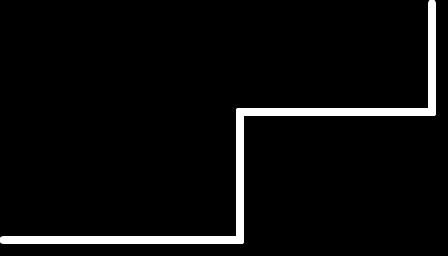

This game map was drawn from its Tiled (.tmx) file and the tilesets committed beside it. A one-line description and the full map source follow:
An orthogonal 14x8 tile map with 32x32 px tiles, 1 tile layer (Tile Layer 1) and 6 objects.

<map version="1.0" tiledversion="1.1.6" orientation="orthogonal" renderorder="right-down" width="14" height="8" tilewidth="32" tileheight="32" infinite="0" nextobjectid="9">
 <properties>
  <property name="hue" type="int" value="100" />
 </properties>
 <tileset firstgid="1" name="tileset" tilewidth="32" tileheight="32" tilecount="16" columns="16">
  <image source="../graphics/tileset.png" width="512" height="32" />
 </tileset>
 <layer name="Tile Layer 1" width="14" height="8">
  <data encoding="csv">
0,0,0,0,0,0,0,0,0,0,0,0,0,12,
0,0,0,0,0,0,0,0,0,0,0,0,0,11,
0,0,0,0,0,0,0,0,0,0,0,0,0,11,
0,0,0,0,0,0,0,8,3,3,3,3,3,5,
0,0,0,0,0,0,0,11,0,0,0,0,0,0,
0,0,0,0,0,0,0,11,0,0,0,0,0,0,
0,0,0,0,0,0,0,11,0,0,0,0,0,0,
2,3,3,3,3,3,3,5,0,0,0,0,0,0
</data>
 </layer>
 <objectgroup name="Player">
  <object id="1" x="96" y="204" width="32" height="32" />
 </objectgroup>
 <objectgroup name="Obstacles">
  <object id="3" x="428" y="-0.666667" width="7.33333" height="117" />
  <object id="4" x="235.667" y="108.333" width="192" height="8" />
  <object id="5" x="236" y="116.667" width="7.66667" height="127.333" />
  <object id="6" x="0.333333" y="235.667" width="236.333" height="8.33333" />
 </objectgroup>
 <objectgroup name="Finish">
  <object id="2" x="362" y="44" width="64" height="64" />
 </objectgroup>
</map>
